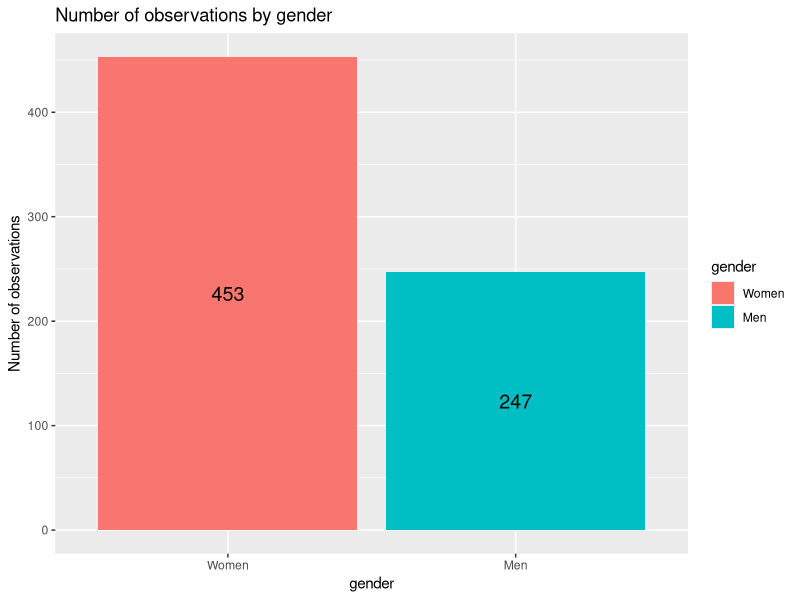
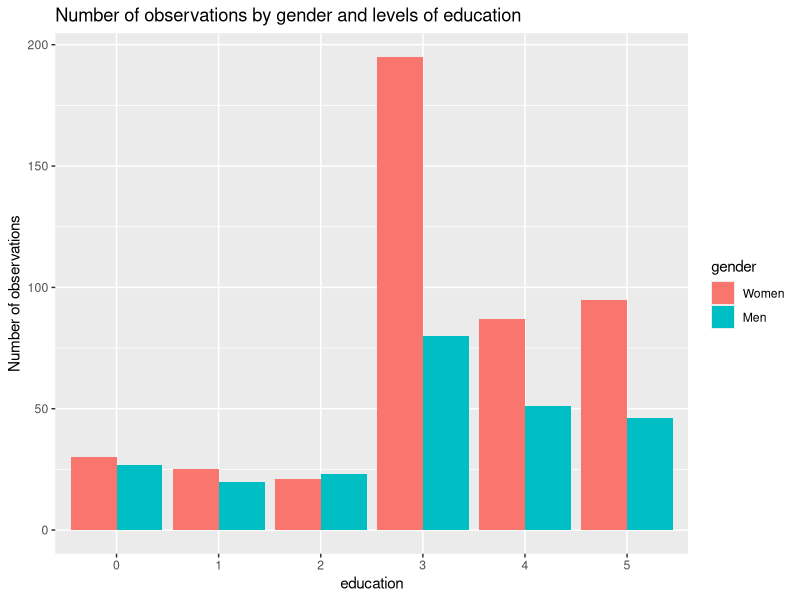
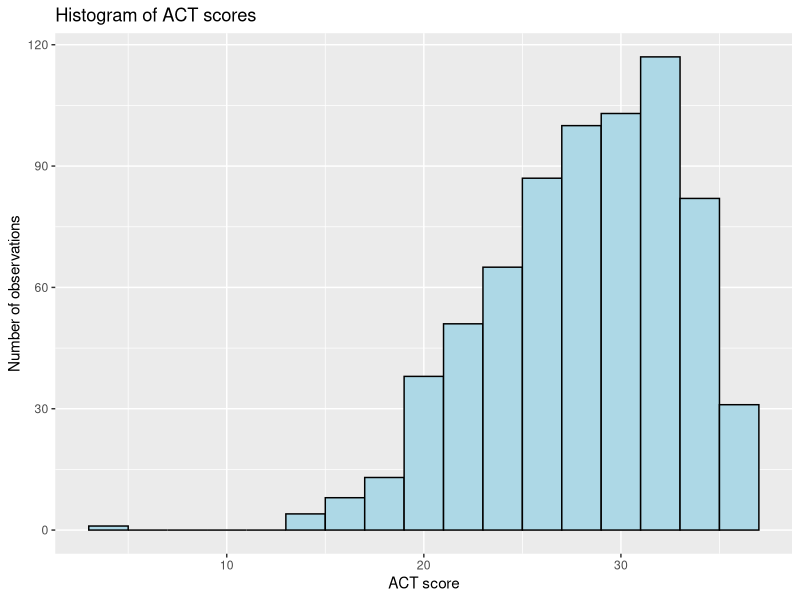
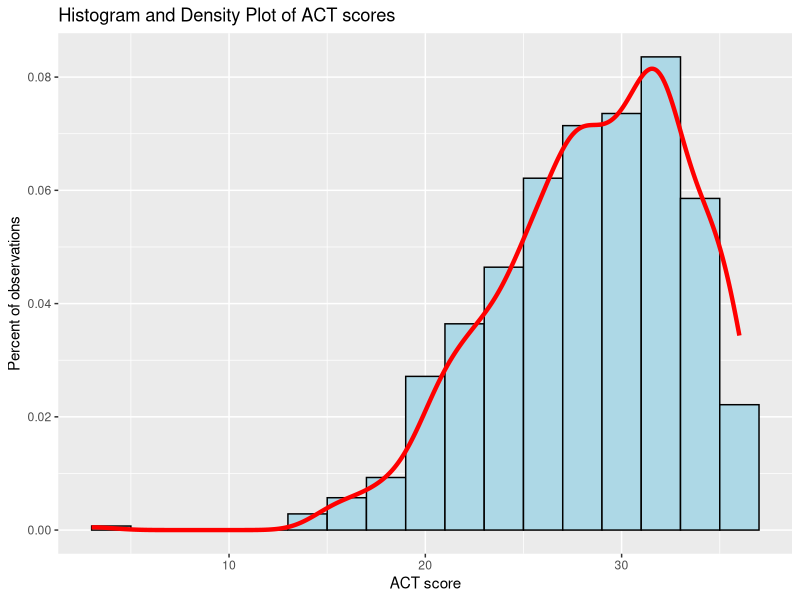
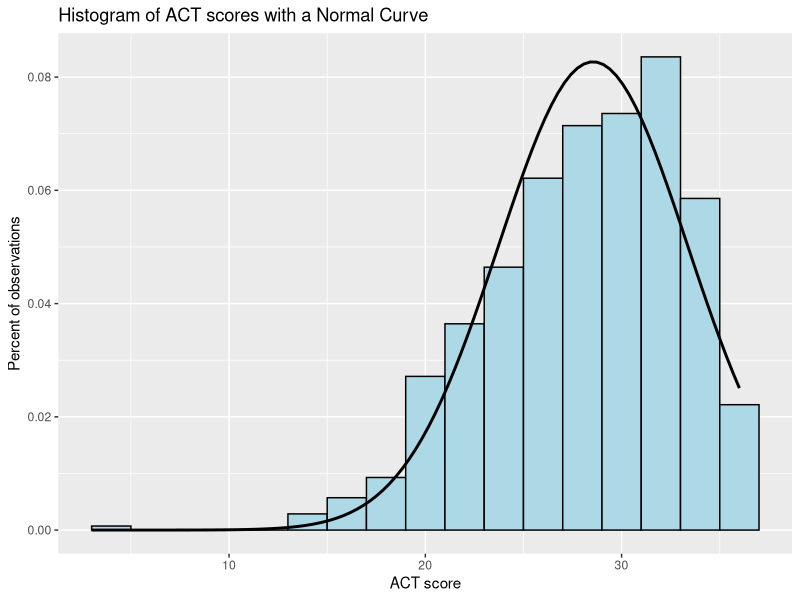
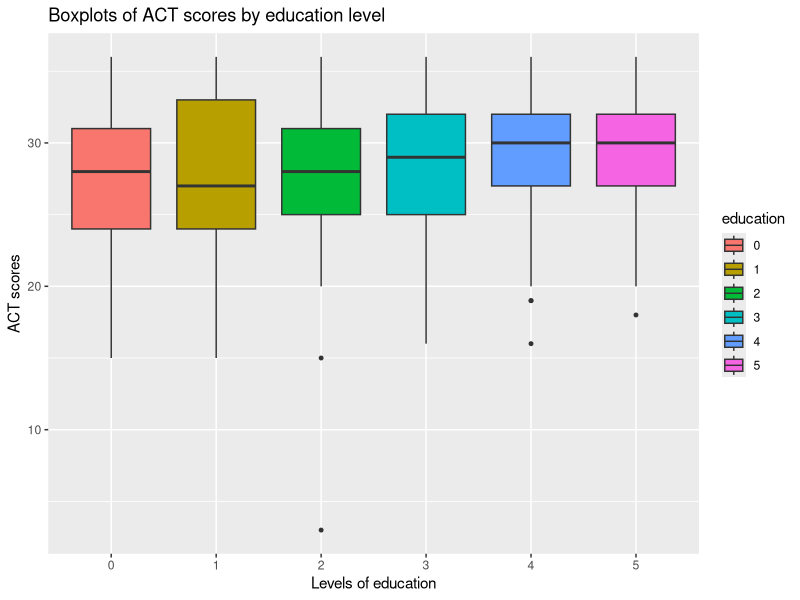
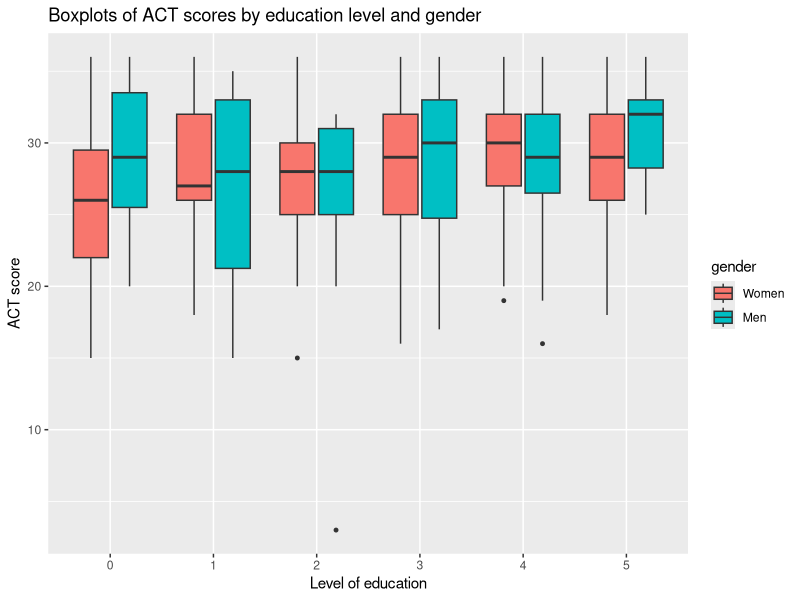
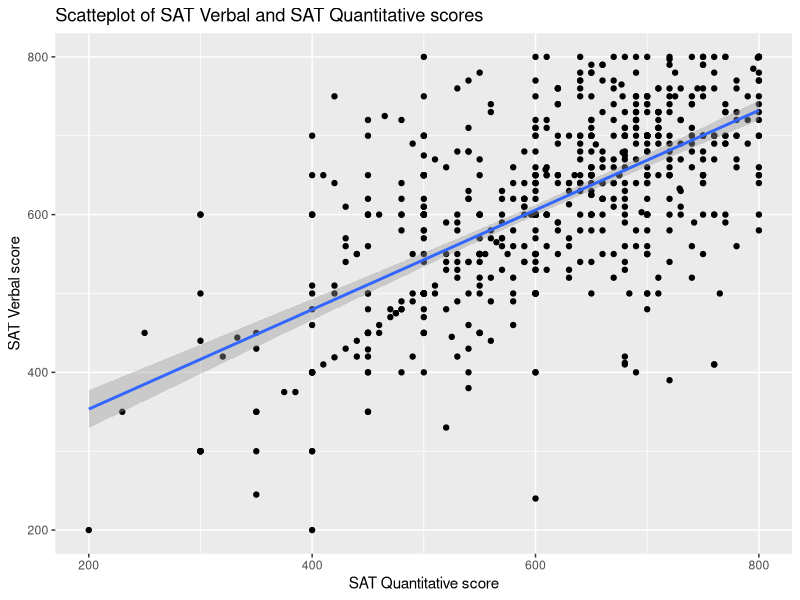

Here is the R script that generated these plots, in order:
## ---- chunk 1
#install.packages("psych") # a statistical analysis package
#install.packages("rstatix") # a statistical analysis package
#install.packages("dplyr") # a data manipulation package
#install.packages("ggplot2") # a data visualization package
#install.packages("GGally") # a data visualization package (extension of ggplot2)
## ---- chunk 2
library(psych)
library(rstatix)
library(dplyr)
library(ggplot2)
library(GGally)
## ---- chunk 3
scores <- sat.act
## ---- chunk 4
# scores <-read.csv("sat.act.csv") # does not work in this case as you don't have a .csv file
## ---- chunk 5
# ?sat.act
## ---- chunk 6
head(scores) 
## ---- chunk 7
#view(scores)
## ---- chunk 8
nrow(scores) #To check the number of rows
ncol(scores) #To check the number of columns
## ---- chunk 9
str(scores)
## ---- chunk 10
typeof(scores$gender)
## ---- chunk 11
scores$gender <- as.factor(scores$gender)
## ---- chunk 12
is.factor(scores$gender)
## ---- chunk 13

## ---- chunk 14

## ---- chunk 15

## ---- chunk 16

## ---- chunk 17
scores$education <- as.integer(scores$education)
## ---- chunk 18
typeof(scores$education)
## ---- chunk 19
scores$education <- as.factor(scores$education)
## ---- chunk 20
is.factor(scores$education)
## ---- chunk 21
# Step 1: Change the data format to charachter
scores$gender <- as.character(scores$gender)

# Step 2: Replace "1" with "men" and "2" with "women"
scores$gender[scores$gender=="1"] <- "Men"
scores$gender[scores$gender=="2"] <- "Women"

# Step 3: Change the data format back to factor
scores$gender <- as.factor(scores$gender)

# Step 4: Check levels for `gender`
levels(scores$gender)
## ---- chunk 22
# Step 5: Reorder levels for `gender` 
scores <- scores %>% 
  reorder_levels(gender, order = c("Women","Men"))

# Step 6: Check levels for `gender`
levels(scores$gender)
## ---- chunk 23
table(scores$gender)
## ---- chunk 24
table(scores$gender, scores$education)
## ---- chunk 25
scores %>% 
  ggplot(aes(fill=gender, x=gender)) + 
    geom_bar(aes(y=..count..))+
    geom_text(aes(label = ..count..,y= ..count..), stat="count", position = position_stack(vjust = 0.5), size=5) +
    labs(title="Number of observations by gender",y="Number of observations")
## ---- chunk 26

## ---- chunk 27
scores %>% 
  ggplot(aes(fill=gender,x=education, y=..count..)) + 
    geom_bar(aes(y=..count..), position="dodge")+
    labs(title="Number of observations by gender and levels of education",y="Number of observations")
## ---- chunk 28
get_summary_stats(scores)
## ---- chunk 29
scores %>% 
  group_by(gender) %>%
  get_summary_stats(ACT)
## ---- chunk 30
scores %>%
  ggplot(aes(x=ACT)) + 
    geom_histogram(binwidth=2,color="black", fill="lightblue") +
    labs(title="Histogram of ACT scores ", x="ACT score", y="Number of observations")
## ---- chunk 31
scores %>%
  ggplot(aes(x=ACT)) + 
    geom_histogram(aes(y = stat(density)), binwidth=2, color="black", fill="lightblue") +
    geom_density(size=1.5, color="red") +  
    labs(title="Histogram and Density Plot of ACT scores ", x="ACT score", y="Percent of observations")
## ---- chunk 32
scores %>%
  ggplot(aes(x=ACT)) + 
    geom_histogram(aes(y = stat(density)), binwidth=2, color="black", fill="lightblue") +
    stat_function(fun = dnorm, args = list(mean = mean(scores$ACT), sd = sd(scores$ACT)),size=1)+
    labs(title="Histogram of ACT scores with a Normal Curve", x="ACT score", y="Percent of observations")
## ---- chunk 33

## ---- chunk 34
scores %>%
ggplot(aes(x=education, y=ACT, fill=education))+
    geom_boxplot(outlier.size=1)+
    labs(title="Boxplots of ACT scores by education level",x="Levels of education", y="ACT scores")
## ---- chunk 35
scores %>%
ggplot(aes(x=education, y=ACT, fill=gender))+
    geom_boxplot(outlier.size=1)+
    labs(title="Boxplots of ACT scores by education level and gender",x="Level of education", y="ACT score")
## ---- chunk 36
t.test(scores$ACT, mu = 27)
## ---- chunk 37
chisq.test(table(scores$gender), p = c(0.5,0.5))
## ---- chunk 38
t.test(scores$SATV ~ scores$gender, var.eq = TRUE)
## ---- chunk 39
ANOVA_SATV_ed <- aov(scores$SATV ~ scores$education)

summary(ANOVA_SATV_ed)
## ---- chunk 40
Tukey_ANOVA_SATV_ed <- TukeyHSD(aov(scores$SATV ~ scores$education), conf.level=.95) 
Tukey_ANOVA_SATV_ed
## ---- chunk 41
ANOVA_SATV_ed_g <- aov(scores$SATV ~ scores$education+scores$gender)

summary(ANOVA_SATV_ed_g)
## ---- chunk 42
chisq.test(table(scores$gender, scores$education))
## ---- chunk 43
ggplot(scores, aes(x=SATQ, y=SATV)) + 
  geom_point()+
  geom_smooth(method=lm)+
  labs(title="Scatteplot of SAT Verbal and SAT Quantitative scores",x="SAT Quantitative score", y="SAT Verbal score")
## ---- chunk 44
SATV_SATQ <- lm(scores$SATV ~ scores$SATQ)
summary(SATV_SATQ)
## ---- chunk 45
scores %>%
  select(SATV,SATQ,ACT) %>% 
  ggpairs(ggplot2::aes()) 
## ---- chunk 46
summary(lm(scores$SATV ~ scores$SATQ +  scores$ACT))
## ---- chunk 47
summary(lm(scores$SATV ~ scores$SATQ + scores$ACT + scores$age + scores$education + scores$gender))
## ---- chunk 48
summary(glm(scores$gender ~ scores$SATQ, family = binomial))
## ---- chunk 49
summary(glm(scores$gender ~ scores$SATQ + scores$SATV, family = binomial))
